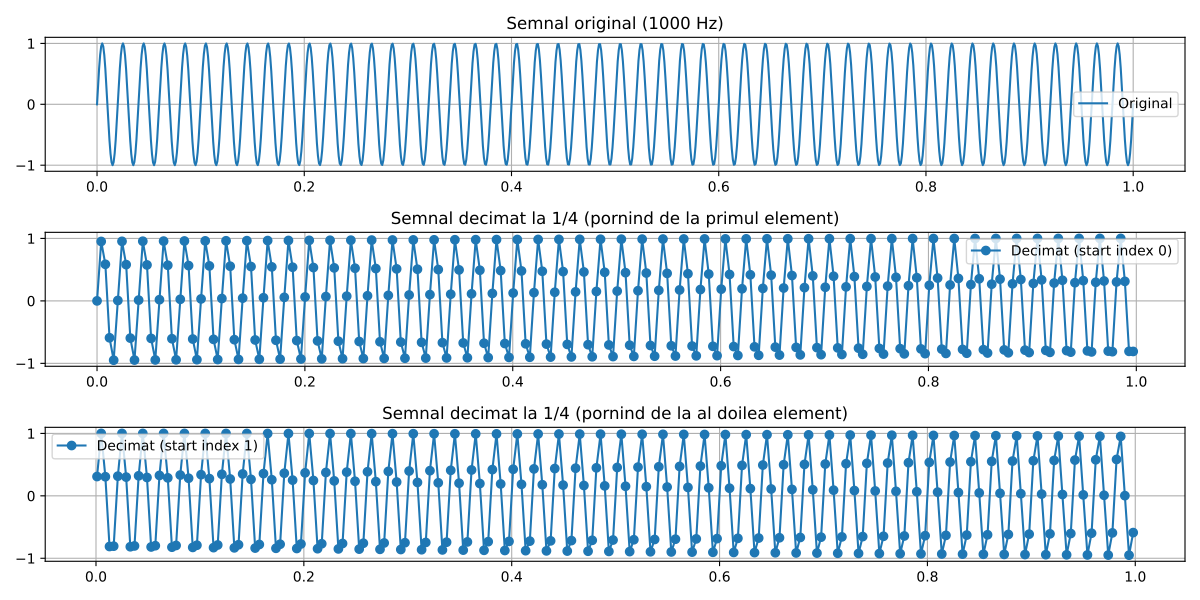

Reproduce this figure in Python.
import numpy as np
import matplotlib.pyplot as plt

fs = 1000         
f = 50            
duration = 1       
t = np.linspace(0, duration, int(fs * duration))
x = np.sin(2 * np.pi * f * t)

x_decimated_a = x[::4]        
t_decimated_a = t[::4]

x_decimated_b = x[1::4]      
t_decimated_b = t[1::4]

plt.figure(figsize=(12, 6))

plt.subplot(3, 1, 1)
plt.plot(t, x, label='Original')
plt.title('Semnal original (1000 Hz)')
plt.grid(True)
plt.legend()

plt.subplot(3, 1, 2)
plt.plot(t_decimated_a, x_decimated_a, 'o-', label='Decimat (start index 0)')
plt.title('Semnal decimat la 1/4 (pornind de la primul element)')
plt.grid(True)
plt.legend()

plt.subplot(3, 1, 3)
plt.plot(t_decimated_b, x_decimated_b, 'o-', label='Decimat (start index 1)')
plt.title('Semnal decimat la 1/4 (pornind de la al doilea element)')
plt.grid(True)
plt.legend()

plt.tight_layout()
plt.show()
